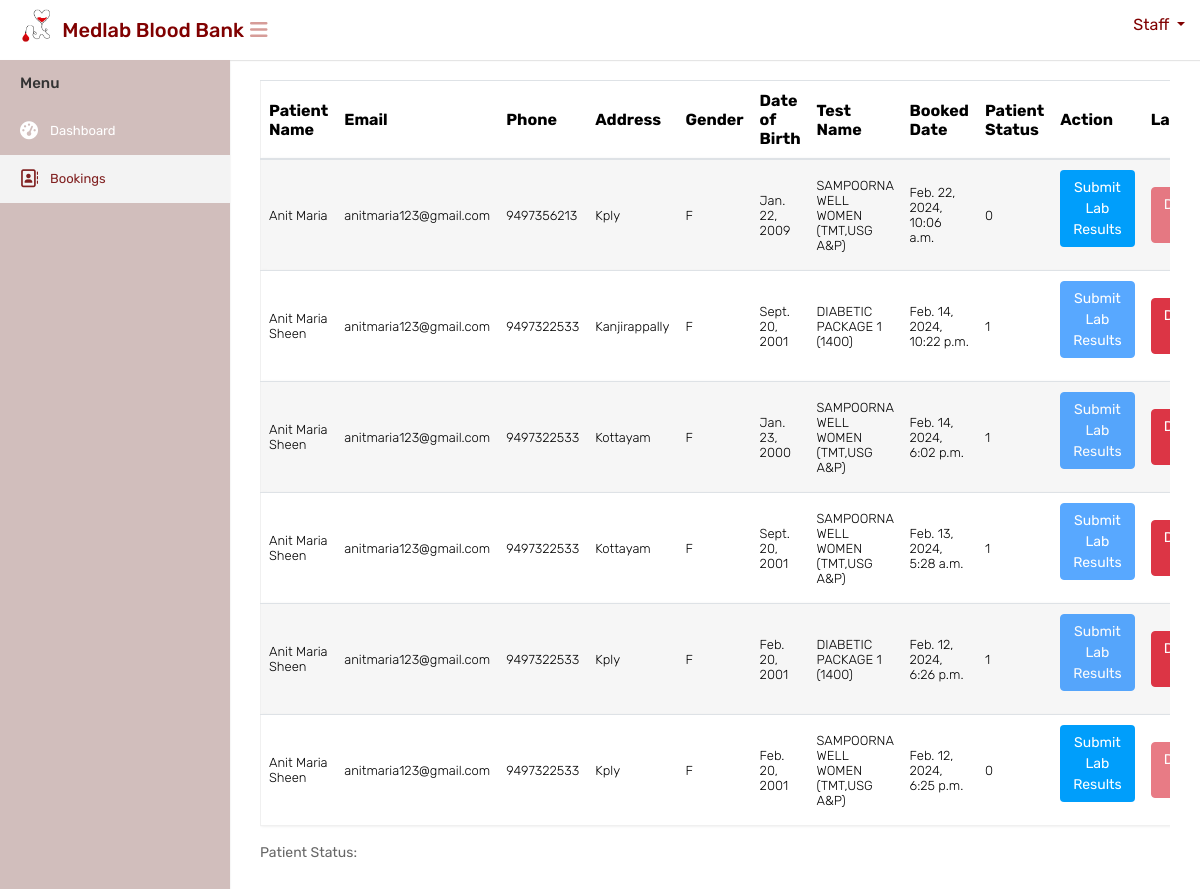
The page /labtestbookings on the database its author committed.
### website/models.py (models this page shows, shortened)
class Booking(models.Model):
    STATUS_CHOICES = (
        ('booked', 'Booked'),
        ('cancelled', 'Cancelled'),
        ('expired', 'Expired'),
    )
    patient = models.ForeignKey(Patient, on_delete=models.CASCADE)
    booked_date = models.DateTimeField(auto_now_add=True)
    test_date = models.DateField( null=True,blank=True)
    status = models.CharField(max_length=20, choices=STATUS_CHOICES, default='booked')

class Patient(models.Model):
    user = models.ForeignKey(CustomUser, on_delete=models.CASCADE, default=1, related_name='patient_user')
    full_name = models.CharField(max_length=255)
    email = models.EmailField()
    phone = models.CharField(max_length=15)
    address = models.TextField()
    gender = models.CharField(max_length=1, choices=[('M', 'Male'), ('F', 'Female'), ('O', 'Other')])
    date_of_birth = models.DateField()
    selected_test = models.ForeignKey(LaboratoryTest, on_delete=models.SET_NULL, null=True, blank=True)
    status = models.IntegerField(default=0)

class LaboratoryTest(models.Model):
    test_name = models.CharField(max_length=255)
    test_price = models.DecimalField(max_digits=10, decimal_places=2)
    package_details = models.JSONField()

### website/views.py (the view)
# urls.py: path('labtestbookings',views.labtestbookings, name='labtestbookings'),
def labtestbookings(request):
    appointments = Booking.objects.all()
    test_name= Patient.objects
    context = {'appointments': appointments}
    return render(request, 'labstaff/viewbookings.html', context)

### templates/labstaff/viewbookings.html (shortened to what this page needs)
{% load static %}
<html lang="en">
<head>
    <link rel="stylesheet" type="text/css" href="{% static 'mainuser/css/bootstrap.min.css' %}">
    <link rel="stylesheet" type="text/css" href="{% static 'mainuser/css/font-awesome.min.css' %}">
    <link rel="stylesheet" type="text/css" href="{% static 'mainuser/css/select2.min.css' %}">
    <link rel="stylesheet" type="text/css" href="{% static 'mainuser/css/style.css' %}">
</head>
<body>
    <div class="main-wrapper">
        <div class="header" style="background-color:white;height:60px;">
			<div class="header-left">
				<a href="{% url 'adminindex' %}" class="logo" style="color: black;">
					<img src="{% static 'mainuser/img/logocopy.png' %}" width="75" height="40" alt="" style="margin-left:15px"> <span style="color: maroon;font-size: 20px;margin-top:10px; margin-left:-10px;white-space: nowrap;">Medlab Blood Bank</span>
				</a>
			</div>
			<a id="toggle_btn" href="javascript:void(0);" style="color:#d69c98;margin-top:20px;margin-left:10px;"><i class="fa fa-bars"></i></a>
            <ul class="nav user-menu float-right">
                <li class="nav-item dropdown has-arrow">
                    <a href="#" class="dropdown-toggle nav-link user-link" data-toggle="dropdown"style="color:maroon">
						<span style="color:maroon;">Staff</span>
                    </a>
                </li>
            </ul>
        </div>
        <div class="sidebar" id="sidebar">
            <div class="sidebar-inner slimscroll">
                <div id="sidebar-menu" class="sidebar-menu">
                    <ul>
                        <li class="menu-title">Menu</li>
                        <li>
                            <a href="{% url 'labstaffindex' %}"><i class="fa fa-dashboard"></i> <span>Dashboard</span></a>
                        </li>
						<li  class="active">
                            <a href="{% url 'labtestbookings' %}"><i class="fa fa-address-book-o"></i> <span>Bookings</span></a>
                        </li>
                    </ul>
                </div>
            </div>
        </div>
        <div class="page-wrapper">
            <div class="content">
                <div class="row">
                    <div class="col-md-12">
                        <div class="table-responsive">
                            <table class="table table-striped custom-table">
                                <thead>
                                    <tr>
                                        <th>Patient Name</th>
                                        <th>Email</th>
                                        <th>Phone</th>
                                        <th>Address</th>
                                        <th>Gender</th>
                                        <th>Date of Birth</th>
                                        <th>Test Name</th>
                                        <th>Booked Date</th>
										<th>Patient Status</th>
										<th>Action</th>
										<th>Lab Report</th>
                                    </tr>
                                </thead>
                                <tbody>
                                    {% for appointment in appointments|dictsortreversed:"booked_date" %}
                                        <tr>
                                            <td>{{ appointment.patient.full_name }}</td>
                                            <td>{{ appointment.patient.email }}</td>
                                            <td>{{ appointment.patient.phone }}</td>
                                            <td>{{ appointment.patient.address }}</td>
                                            <td>{{ appointment.patient.gender }}</td>
                                            <td>{{ appointment.patient.date_of_birth }}</td>
                                            <td>{{ appointment.patient.selected_test.test_name }}</td>
											<td>{{ appointment.booked_date }}</td>
											<td>{{ appointment.patient.status }}</td>
											<td>
												<form id="lab_results_form_{{ appointment.id }}" action="{% url 'submit_lab_results' %}" method="post">
													{% if lab_results_saved %}
														<button type="submit" class="btn btn-primary" disabled>
															Submit Lab Results
														</button>
													{% elif appointment.patient.status == 1 %}
														<button type="submit" class="btn btn-primary disabled-button" disabled>
															Submit Lab Results
														</button>
													{% else %}
														<button type="submit" class="btn btn-primary">
															Submit Lab Results
														</button>
													{% endif %}
												</form>
											</td>
											<td>
												{% if appointment.patient.status == 1 %}
													<a href="{% url 'download_confirmation' appointment.id %}" class="btn btn-danger">Download PDF</a>
												{% else %}
													<button class="btn btn-danger" disabled>Download PDF</button>
												{% endif %}
											</td>
                                        </tr>
                                    {% endfor %}
                                </tbody>
                            </table>
							Patient Status: {{ patient_status }}
                        </div>
                    </div>
                </div>
            </div>
		</div>
    </div>
</body>
</html>

### rows shown on the page
Booking: patient.full_name "Anit Maria", patient.email "anitmaria123@gmail.com", patient.phone "9497356213", patient.address "Kply", patient.gender "F", patient.date_of_birth "Jan. 22, 2009", patient.selected_test.test_name "SAMPOORNA WELL WOMEN (TMT,USG A&P)", booked_date "Feb. 22, 2024, 10:06 a.m.", patient.status "0", shows "Submit Lab Results", shows "Download PDF"
Booking: patient.full_name "Anit Maria Sheen", patient.email "anitmaria123@gmail.com", patient.phone "9497322533", patient.address "Kanjirappally", patient.gender "F", patient.date_of_birth "Sept. 20, 2001", patient.selected_test.test_name "DIABETIC PACKAGE 1 (1400)", booked_date "Feb. 14, 2024, 10:22 p.m.", patient.status "1", shows "Submit Lab Results", shows "Download PDF"
Booking: patient.full_name "Anit Maria Sheen", patient.email "anitmaria123@gmail.com", patient.phone "9497322533", patient.address "Kottayam", patient.gender "F", patient.date_of_birth "Jan. 23, 2000", patient.selected_test.test_name "SAMPOORNA WELL WOMEN (TMT,USG A&P)", booked_date "Feb. 14, 2024, 6:02 p.m.", patient.status "1", shows "Submit Lab Results", shows "Download PDF"
Booking: patient.full_name "Anit Maria Sheen", patient.email "anitmaria123@gmail.com", patient.phone "9497322533", patient.address "Kottayam", patient.gender "F", patient.date_of_birth "Sept. 20, 2001", patient.selected_test.test_name "SAMPOORNA WELL WOMEN (TMT,USG A&P)", booked_date "Feb. 13, 2024, 5:28 a.m.", patient.status "1", shows "Submit Lab Results", shows "Download PDF"
Booking: patient.full_name "Anit Maria Sheen", patient.email "anitmaria123@gmail.com", patient.phone "9497322533", patient.address "Kply", patient.gender "F", patient.date_of_birth "Feb. 20, 2001", patient.selected_test.test_name "DIABETIC PACKAGE 1 (1400)", booked_date "Feb. 12, 2024, 6:26 p.m.", patient.status "1", shows "Submit Lab Results", shows "Download PDF"
Booking: patient.full_name "Anit Maria Sheen", patient.email "anitmaria123@gmail.com", patient.phone "9497322533", patient.address "Kply", patient.gender "F", patient.date_of_birth "Feb. 20, 2001", patient.selected_test.test_name "SAMPOORNA WELL WOMEN (TMT,USG A&P)", booked_date "Feb. 12, 2024, 6:25 p.m.", patient.status "0", shows "Submit Lab Results", shows "Download PDF"
